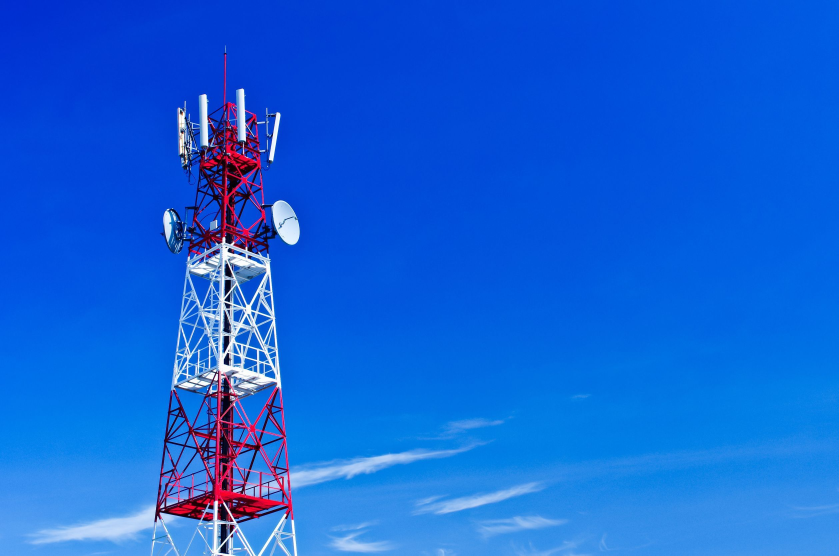
#> input picture fondo.jpeg, 2516 x 1667 px (shown at 1/3 size)
$ python -i flyers6.py   (imports and definitions only)
#> lines starting #> are read from the running program, lines starting #| are printed output that depends on the picture
import os
import re
import cairosvg
import io
from PIL import Image, ImageDraw, ImageFont

# Configuración del Directorio Raíz y Tamaño de salida
DIRECTORIO_RAIZ = "./"
ANCHO, ALTO = 800, 800

# 🛠️ RUTAS DE LOS LOGOS GENERALES
RUTA_LOGO_EMPRESA = "./logo_empresa.svg"
RUTA_LOGO_ML = "./logo_mercadolibre.svg"

# [102 lines left out: functions parsear_descripcion, ajustar_texto, dibujar_parrafo_dinamico, crear_fondo_tecnologico, not called in this run]

def aplicar_branding_marcas(imagen_flyer):
    """🛠️ NUEVA FUNCIÓN: Inserta de forma limpia los logos corporativos si existen."""
    # 1. Logo de la Empresa (Arriba a la Derecha, equilibrando la categoría izquierda)
    if os.path.exists(RUTA_LOGO_EMPRESA):
        try:
            png_bytes = cairosvg.svg2png(url=RUTA_LOGO_EMPRESA, output_width=1000)
            logo_emp = Image.open(io.BytesIO(png_bytes)).convert('RGBA')

            # Recorta el espacio transparente vacío de la hoja de Inkscape
            bbox = logo_emp.getbbox()
            if bbox:
                logo_emp = logo_emp.crop(bbox)

            logo_emp.thumbnail((240, 90))  # Redimensionar manteniendo proporción
            imagen_flyer.paste(logo_emp, (ANCHO - logo_emp.width - 50, 30), mask=logo_emp)
        except Exception as e:
            print(f"  ⚠️ No se pudo pegar el logo de la empresa: {e}")
    # 2. Logo de Mercado Libre (Abajo a la izquierda, recortado y visible)
    if os.path.exists(RUTA_LOGO_ML):
        try:
            png_bytes = cairosvg.svg2png(url=RUTA_LOGO_ML, output_width=600)
            logo_ml = Image.open(io.BytesIO(png_bytes)).convert('RGBA')

            # Recorta el sobrante transparente de la hoja Inkscape
            bbox_ml = logo_ml.getbbox()
            if bbox_ml:
                logo_ml = logo_ml.crop(bbox_ml)

            logo_ml.thumbnail((140, 60))
            # Lo ubicamos en la esquina inferior izquierda con margen visible
            imagen_flyer.paste(logo_ml, (35, 800 - logo_ml.height - 15), mask=logo_ml)
        except Exception as e:
            print(f"  ⚠️ No se pudo pegar el logo de Mercado Libre: {e}")


# [199 lines left out: functions cargar_fuentes, procesar_catalogos, not called in this run]

# [1 line not run here, left out]

>>> import cv2
>>> picture = cv2.imread('fondo.jpeg', cv2.IMREAD_GRAYSCALE)
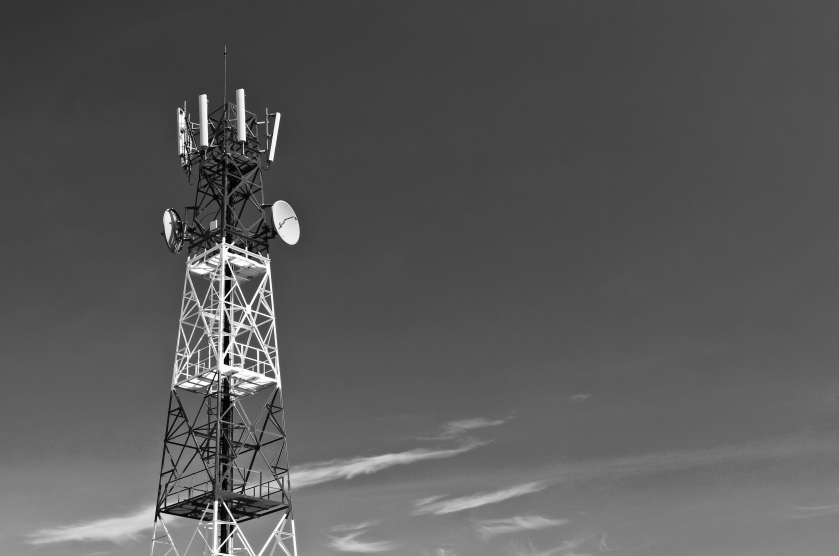
#> picture: shape (1667, 2516) (shown at 1/3 size); min 0, max 255, mean 89.2
>>> result = aplicar_branding_marcas(picture)
